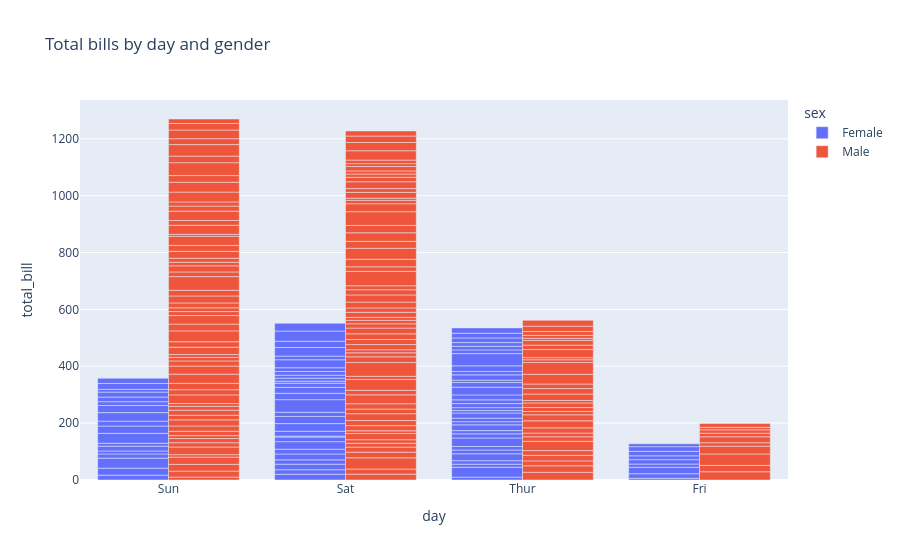

The code cell stored with this chart in its notebook:
### Markdown cell above
### 2.3 Bar

Bars compare magnitudes across categories. `barmode` controls stacked vs. grouped.

### Code cell
fig = px.bar(
    tips,
    x="day",
    y="total_bill",
    color="sex",
    barmode="group",
    title="Total bills by day and gender",
)
fig.show()

### Figure 1 — Plotly figure (JSON) as saved in the notebook; plotly's stock layout.template omitted (floating-point values rounded to 4 significant figures; data arrays with more than 128 entries replaced by an {"elided": "..."} marker saying what was removed)
{"data": [{"alignmentgroup": "True", "hovertemplate": "sex=Female<br>day=%{x}<br>total_bill=%{y}<extra></extra>", "legendgroup": "Female", "marker": {"color": "#636efa", "pattern": {"shape": ""}}, "name": "Female", "offsetgroup": "Female", "orientation": "v", "showlegend": true, "textposition": "auto", "type": "bar", "x": ["Sun", "Sun", "Sun", "Sun", "Sun", "Sun", "Sat", "Sat", "Sat", "Sat", "Sat", "Sat", "Sun", "Sun", "Sat", "Sat", "Sat", "Sat", "Sat", "Sat", "Sat", "Thur", "Thur", "Fri", "Fri", "Fri", "Fri", "Fri", "Sat", "Sat", "Sat", "Sat", "Sat", "Sun", "Sun", "Thur", "Thur", "Thur", "Thur", "Thur", "Thur", "Thur", "Thur", "Thur", "Thur", "Thur", "Thur", "Thur", "Thur", "Thur", "Thur", "Thur", "Thur", "Thur", "Thur", "Thur", "Thur", "Sun", "Sun", "Sun", "Sun", "Sun", "Sat", "Sat", "Sun", "Sun", "Sun", "Thur", "Thur", "Thur", "Thur", "Thur", "Thur", "Thur", "Sat", "Sat", "Sat", "Sat", "Sat", "Fri", "Fri", "Fri", "Fri", "Sat", "Sat", "Sat", "Thur"], "xaxis": "x", "y": [16.99, 24.59, 35.26, 14.83, 10.33, 16.97, 20.29, 15.77, 19.65, 15.06, 20.69, 16.93, 10.29, 34.81, 26.41, 16.45, 3.07, 17.07, 26.86, 25.28, 14.73, 10.07, 34.83, 5.75, 16.32, 22.75, 11.35, 15.38, 44.3, 22.42, 20.92, 14.31, 7.25, 25.71, 17.31, 10.65, 12.43, 24.08, 13.42, 12.48, 29.8, 14.52, 11.38, 20.27, 11.17, 12.26, 18.26, 8.51, 10.33, 14.15, 13.16, 17.47, 27.05, 16.43, 8.35, 18.64, 11.87, 29.85, 25.0, 13.39, 16.21, 17.51, 10.59, 10.63, 9.6, 20.9, 18.15, 19.81, 43.11, 13.0, 12.74, 13.0, 16.4, 16.47, 12.76, 13.27, 28.17, 12.9, 30.14, 13.42, 15.98, 16.27, 10.09, 22.12, 35.83, 27.18, 18.78], "yaxis": "y"}, {"alignmentgroup": "True", "hovertemplate": "sex=Male<br>day=%{x}<br>total_bill=%{y}<extra></extra>", "legendgroup": "Male", "marker": {"color": "#EF553B", "pattern": {"shape": ""}}, "name": "Male", "offsetgroup": "Male", "orientation": "v", "showlegend": true, "textposition": "auto", "type": "bar", "x": {"elided": "157 str values"}, "xaxis": "x", "y": {"elided": "157 float values"}, "yaxis": "y"}], "layout": {"barmode": "group", "legend": {"title": {"text": "sex"}, "tracegroupgap": 0}, "title": {"text": "Total bills by day and gender"}, "xaxis": {"anchor": "y", "domain": [0, 1], "title": {"text": "day"}}, "yaxis": {"anchor": "x", "domain": [0, 1], "title": {"text": "total_bill"}}}}
